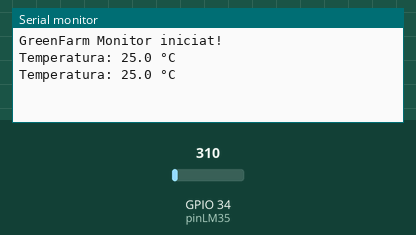
Recording of a sketch running on a simulated ESP32. Shown: the last lines printed to the serial monitor. The test bench sets the inputs (shaded band); at power-on: GPIO 34 (pinLM35) = 310.

Above: at 2.8 s.
2.9 s: GPIO 34 (pinLM35) set to 372
At 4.3 s:
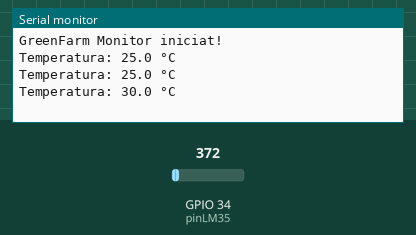
5.6 s: GPIO 34 (pinLM35) set to 434
At 7.1 s:
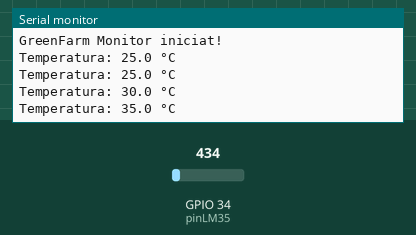
Timing chart, 0 to 8.6 s (numbered marks = the images above; inputs shaded):
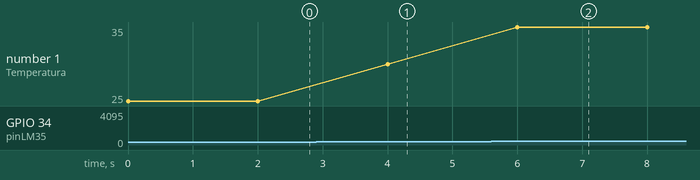

The sketch:

Issue2.ino
```cpp
const int pinLM35 = 34;

float llegirTemperatura() {
  int lectura = analogRead(pinLM35);
  float voltatge = lectura * (3.3 / 4095.0);
  float temperatura = voltatge * 100.0;
  return temperatura;
}

void setup() {
  Serial.begin(115200);
  Serial.println("GreenFarm Monitor iniciat!");
}

void loop() {
  float temp = llegirTemperatura();
  Serial.print("Temperatura: ");
  Serial.print(temp, 1);
  Serial.println(" °C");
  delay(2000);
}
```

Measured:
- after the input at 2.9 s, the serial monitor: prints a new line after 1.1 s (image 1)
- after the input at 5.6 s, the serial monitor: prints a new line after 0.40 s (image 2)
- plotted number 1: 25 → 30 after the input at 2.9 s, 30 → 35 after the input at 5.6 s
